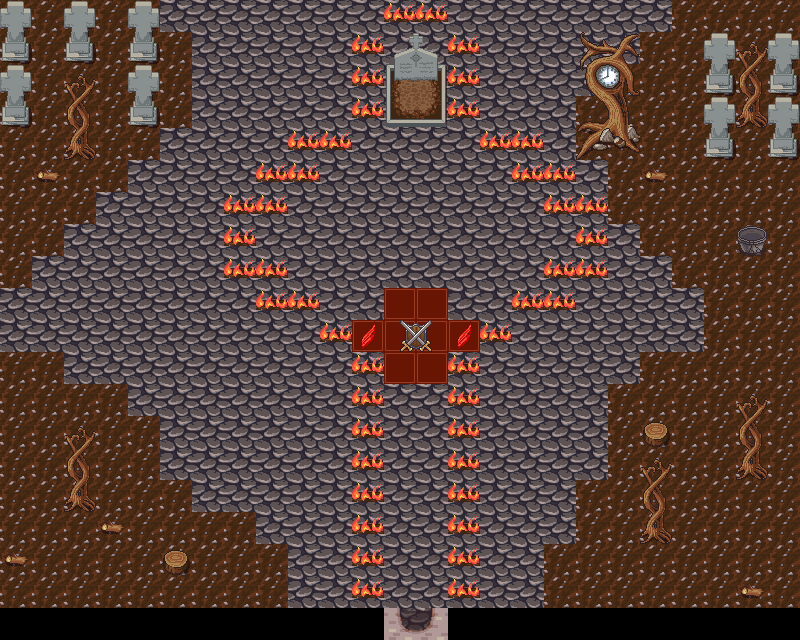

This is a level from a 2D game, rendered from its Tiled map with the project's own tilesets. A one-line summary and the map file follow, with tile-layer data summarised:
An orthogonal 25x20 tile map with 32x32 px tiles, 6 tile layers (Floor, 图块层 2, 图块层 3, 图块层 4, ...), 6 tilesets and 28 objects (20x CollisionArea, 5x Enemy, SpawnPoint, CheckClick, door).

<map version="1.10" tiledversion="1.11.0" orientation="orthogonal" renderorder="right-down" width="25" height="20" tilewidth="32" tileheight="32" infinite="0" nextlayerid="10" nextobjectid="33">
 <tileset firstgid="1" source="tavern-deco.tsx" />
 <tileset firstgid="897" name="tavern-cooking" tilewidth="32" tileheight="32" tilecount="256" columns="16">
  <image source="../images/tavern-cooking.png" trans="ff00ff" width="512" height="512" />
  <tile id="82">
   <animation>
    <frame tileid="82" duration="100" />
    <frame tileid="83" duration="100" />
    <frame tileid="84" duration="100" />
    <frame tileid="85" duration="100" />
   </animation>
  </tile>
  <tile id="112">
   <animation>
    <frame tileid="112" duration="100" />
    <frame tileid="113" duration="100" />
    <frame tileid="114" duration="100" />
    <frame tileid="115" duration="100" />
    <frame tileid="116" duration="100" />
    <frame tileid="117" duration="100" />
   </animation>
  </tile>
  <tile id="128">
   <animation>
    <frame tileid="128" duration="100" />
    <frame tileid="129" duration="100" />
    <frame tileid="130" duration="100" />
    <frame tileid="131" duration="100" />
    <frame tileid="132" duration="100" />
    <frame tileid="133" duration="100" />
   </animation>
  </tile>
  <tile id="216">
   <animation>
    <frame tileid="216" duration="100" />
    <frame tileid="218" duration="100" />
    <frame tileid="220" duration="100" />
    <frame tileid="222" duration="100" />
   </animation>
  </tile>
  <tile id="217">
   <animation>
    <frame tileid="217" duration="100" />
    <frame tileid="219" duration="100" />
    <frame tileid="221" duration="100" />
    <frame tileid="223" duration="100" />
   </animation>
  </tile>
  <tile id="240">
   <animation>
    <frame tileid="240" duration="100" />
    <frame tileid="242" duration="100" />
    <frame tileid="244" duration="100" />
    <frame tileid="246" duration="100" />
   </animation>
  </tile>
  <tile id="241">
   <animation>
    <frame tileid="241" duration="100" />
    <frame tileid="243" duration="100" />
    <frame tileid="245" duration="100" />
    <frame tileid="247" duration="100" />
   </animation>
  </tile>
 </tileset>
 <tileset firstgid="1153" source="floors.tsx" />
 <tileset firstgid="3201" source="decorations-medieval.tsx" />
 <tileset firstgid="4225" source="adobe-2.tsx" />
 <tileset firstgid="4481" source="container.tsx" />
 <layer id="1" name="Floor" width="25" height="20">
  <data>[500 cells, 477 non-empty, 3 distinct tile ids]</data>
 </layer>
 <layer id="2" name="图块层 2" width="25" height="20">
  <data>[500 cells, 2 non-empty, 1 distinct tile ids]</data>
 </layer>
 <layer id="3" name="图块层 3" width="25" height="20">
  <data>[500 cells, 48 non-empty, 1 distinct tile ids]</data>
 </layer>
 <layer id="5" name="图块层 4" width="25" height="20">
  <data>[500 cells, 56 non-empty, 23 distinct tile ids]</data>
 </layer>
 <layer id="6" name="图块层 5" width="25" height="20">
  <data>[500 cells, 1 non-empty, 1 distinct tile ids]</data>
 </layer>
 <layer id="9" name="Challenge" width="25" height="20">
  <data>[500 cells, 2 non-empty, 2 distinct tile ids]</data>
 </layer>
 <objectgroup id="4" name="ObjectLayer">
  <object id="1" name="SpawnPoint" x="414.634" y="556.67">
   <point />
  </object>
  <object id="7" name="CheckClick" x="382" y="351.833" width="66.0004" height="29.6667" />
  <object id="3" name="CollisionArea" x="353.333" y="320.5" width="29.3337" height="286.333" />
  <object id="4" name="CollisionArea" x="449.333" y="319.833" width="29.3337" height="287" />
  <object id="5" name="CollisionArea" x="385.333" y="97.8333" width="59.3337" height="25.6667" />
  <object id="6" name="CollisionArea" x="401.333" y="321.167" width="29.3337" height="28.3334" />
  <object id="8" name="CollisionArea" x="261" y="291.167" width="59.3337" height="25.6667" />
  <object id="9" name="CollisionArea" x="513" y="291.167" width="59.3337" height="25.6667" />
  <object id="10" name="CollisionArea" x="546.333" y="259.167" width="59.3337" height="25.6667" />
  <object id="11" name="CollisionArea" x="546.333" y="193.167" width="59.3337" height="25.6667" />
  <object id="12" name="CollisionArea" x="512.333" y="160.5" width="59.3337" height="25.6667" />
  <object id="13" name="CollisionArea" x="482.333" y="127.833" width="59.3337" height="25.6667" />
  <object id="14" name="CollisionArea" x="290.333" y="129.167" width="59.3337" height="25.6667" />
  <object id="15" name="CollisionArea" x="259" y="158.5" width="59.3337" height="25.6667" />
  <object id="16" name="CollisionArea" x="227" y="189.833" width="59.3337" height="25.6667" />
  <object id="17" name="CollisionArea" x="225.666" y="258.5" width="59.3337" height="25.6667" />
  <object id="18" name="CollisionArea" x="227" y="222.5" width="28.667" height="25.6667" />
  <object id="19" name="CollisionArea" x="577.666" y="223.833" width="28.667" height="25.6667" />
  <object id="20" name="CollisionArea" x="481" y="321.167" width="30.667" height="25.6667" />
  <object id="21" name="CollisionArea" x="320.666" y="320.5" width="30.667" height="25.6667" />
  <object id="22" name="CollisionArea" x="351.333" y="99.8333" width="30.667" height="25.6667" />
  <object id="23" name="CollisionArea" x="449.333" y="96.5" width="30.667" height="25.6667" />
  <object id="26" name="Enemy" x="360.756" y="182.428">
   <properties>
    <property name="aggressionLevel" type="int" value="0" />
    <property name="attack" type="float" value="20" />
    <property name="attackRange" type="float" value="35" />
    <property name="baseLevel" type="int" value="1" />
    <property name="defence" type="float" value="25" />
    <property name="detectionRadius" type="float" value="90" />
    <property name="drop" type="int" value="0" />
    <property name="element" value="ice" />
    <property name="health" type="float" value="999" />
    <property name="imagePath" value="monsters/ghost.png" />
   </properties>
   <point />
  </object>
  <object id="27" name="Enemy" x="466.66" y="181.744">
   <properties>
    <property name="aggressionLevel" type="int" value="0" />
    <property name="attack" type="float" value="20" />
    <property name="attackRange" type="float" value="35" />
    <property name="baseLevel" type="int" value="1" />
    <property name="defence" type="float" value="25" />
    <property name="detectionRadius" type="float" value="90" />
    <property name="drop" type="int" value="0" />
    <property name="element" value="ice" />
    <property name="health" type="float" value="999" />
    <property name="imagePath" value="monsters/ghost.png" />
   </properties>
   <point />
  </object>
  </objectgroup>
</map>
<!-- 4 of 28 objects omitted -->
